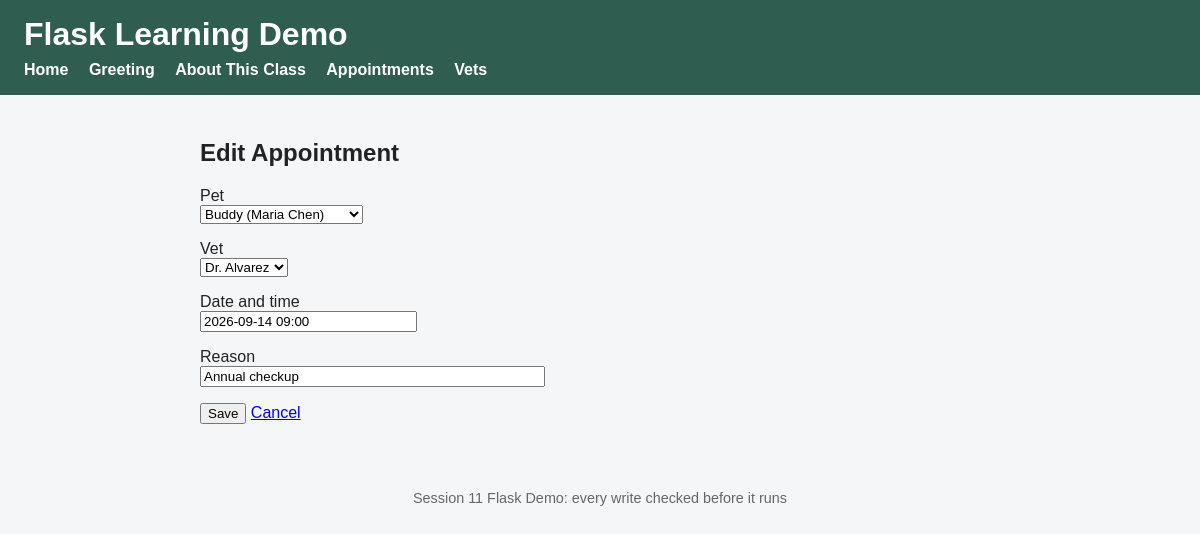
/appointments/1/edit, run on the app's committed database.
### tables this page shows
CREATE TABLE Appointment (
  appointment_id INTEGER PRIMARY KEY,
  pet_id INTEGER NOT NULL REFERENCES Pet(pet_id),
  vet_id INTEGER NOT NULL REFERENCES Vet(vet_id),
  appt_time TEXT NOT NULL,
  reason TEXT NOT NULL
);

CREATE TABLE Pet (
  pet_id INTEGER PRIMARY KEY,
  owner_id INTEGER NOT NULL REFERENCES Owner(owner_id),
  name TEXT NOT NULL,
  species TEXT NOT NULL
);

CREATE TABLE Vet (
  vet_id INTEGER PRIMARY KEY,
  name TEXT NOT NULL,
  specialty TEXT NOT NULL
);

### app.py (the view, shortened to what this page needs)
@app.route("/appointments/<int:appointment_id>/edit", methods=["GET", "POST"])
def edit_appointment(appointment_id):
    if models.get_appointment(appointment_id) is None:
        abort(404)
    return render_template(
        "appointment_form.html",
        heading="Edit Appointment",
        action_url=url_for("edit_appointment", appointment_id=appointment_id),
        appointment=models.get_appointment(appointment_id),
        errors=[],
        pets=models.get_all_pets(),
        vets=models.get_all_vets(),
    )

### models.py (called while the page is built)
def get_connection():
    db = sqlite3.connect(DATABASE)
    db.row_factory = sqlite3.Row
    return db

def get_appointment(appointment_id):
    db = get_connection()
    row = db.execute(
        "SELECT * FROM Appointment WHERE appointment_id = ?",
        (appointment_id,),
    ).fetchone()
    db.close()
    return row

def get_all_pets():
    db = get_connection()
    rows = db.execute(
        """
        SELECT Pet.pet_id, Pet.name AS pet_name, Owner.name AS owner_name
        FROM Pet
        JOIN Owner ON Pet.owner_id = Owner.owner_id
        ORDER BY Pet.name
        """
    ).fetchall()
    db.close()
    return rows

def get_all_vets():
    db = get_connection()
    rows = db.execute(
        "SELECT vet_id, name, specialty FROM Vet ORDER BY name"
    ).fetchall()
    db.close()
    return rows

### templates/appointment_form.html (shortened to what this page needs)
{% extends "base.html" %}
{% block content %}
    <h2>{{ heading }}</h2>
    <form method="post" action="{{ action_url }}">
        <p>
            <label for="pet_id">Pet</label><br>
            <select name="pet_id" id="pet_id">
                {% for pet in pets %}
                <option value="{{ pet.pet_id }}"
                        {% if pet.pet_id|string == appointment.pet_id|string %}selected{% endif %}>
                    {{ pet.pet_name }} ({{ pet.owner_name }})
                </option>
                {% endfor %}
            </select>
        </p>
        <p>
            <label for="vet_id">Vet</label><br>
            <select name="vet_id" id="vet_id">
                {% for vet in vets %}
                <option value="{{ vet.vet_id }}"
                        {% if vet.vet_id|string == appointment.vet_id|string %}selected{% endif %}>
                    {{ vet.name }}
                </option>
                {% endfor %}
            </select>
        </p>
        <p>
            <label for="appt_time">Date and time</label><br>
            <input type="text" name="appt_time" id="appt_time" required
                   value="{{ appointment.appt_time }}"
                   size="24" placeholder="2026-09-16 14:00">
        </p>
        <p>
            <label for="reason">Reason</label><br>
            <input type="text" name="reason" id="reason" required maxlength="200"
                   value="{{ appointment.reason }}" size="40">
        </p>
        <p>
            <button type="submit">Save</button>
            <a href="{{ url_for('appointments') }}">Cancel</a>
        </p>
    </form>
{% endblock %}

### static/style.css (style rules this page uses)
body { font-family: Arial, Helvetica, sans-serif; margin: 0; padding: 0; background-color: #f5f6f8; color: #222; }

### data on the page
Appointment: pet_id "Buddy (Maria Chen)", vet_id "Dr. Alvarez", appt_time "2026-09-14 09:00", reason "Annual checkup"

### other printed values
{{ heading }} "Edit Appointment"
